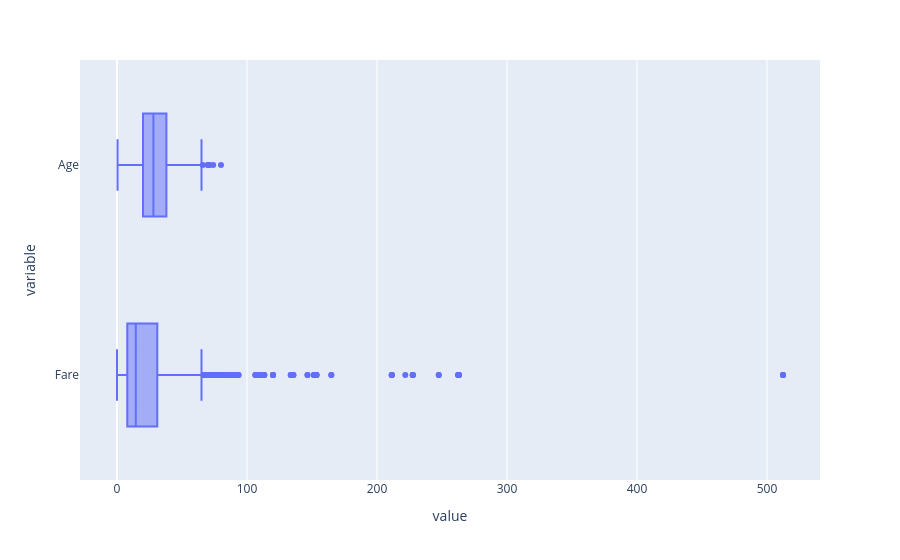

The notebook cell saved with this chart:
### Code cell
px.box(
        data_frame=df,
        x=['Fare','Age']
)

### Figure 1 — Plotly figure (JSON) as saved in the notebook; plotly's stock layout.template omitted (floating-point values rounded to 4 significant figures; data arrays with more than 128 entries replaced by an {"elided": "..."} marker saying what was removed)
{"data": [{"alignmentgroup": "True", "hovertemplate": "value=%{x}<br>variable=%{y}<extra></extra>", "legendgroup": "", "marker": {"color": "#636efa"}, "name": "", "notched": false, "offsetgroup": "", "orientation": "h", "showlegend": false, "type": "box", "x": {"elided": "1782 float values"}, "x0": " ", "xaxis": "x", "y": {"elided": "1782 str values"}, "y0": " ", "yaxis": "y"}], "layout": {"boxmode": "group", "legend": {"tracegroupgap": 0}, "margin": {"t": 60}, "xaxis": {"anchor": "y", "domain": [0, 1], "title": {"text": "value"}}, "yaxis": {"anchor": "x", "domain": [0, 1], "title": {"text": "variable"}}}}
